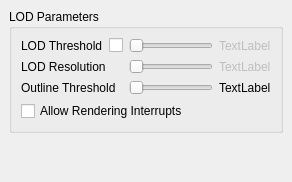
     <widget class="QWidget" name="tab_2" >
      <attribute name="title" >
       <string>LOD</string>
      </attribute>
      <layout class="QVBoxLayout" >
       <property name="margin" >
        <number>9</number>
       </property>
       <property name="spacing" >
        <number>6</number>
       </property>
       <item>
        <widget class="QGroupBox" name="lodParameters" >
         <property name="title" >
          <string>LOD Parameters</string>
         </property>
         <layout class="QGridLayout" >
          <property name="margin" >
           <number>9</number>
          </property>
          <property name="spacing" >
           <number>6</number>
          </property>
          <item row="3" column="0" colspan="2" >
           <widget class="QCheckBox" name="renderingInterrupts" >
            <property name="toolTip" >
             <string>&lt;html>&lt;head>&lt;meta name="qrichtext" content="1" />&lt;/head>&lt;body style=" white-space: pre-wrap; font-family:Sans Serif; font-size:9pt; font-weight:400; font-style:normal; text-decoration:none;">&lt;p style=" margin-top:0px; margin-bottom:0px; margin-left:0px; margin-right:0px; -qt-block-indent:0; text-indent:0px;">Toggle the use of render interrupts (when using MPI, this uses asynchronous messaging). When off, renders can not be interrupted.&lt;/p>&lt;/body>&lt;/html></string>
            </property>
            <property name="whatsThis" >
             <string>&lt;html>&lt;head>&lt;meta name="qrichtext" content="1" />&lt;/head>&lt;body style=" white-space: pre-wrap; font-family:Sans Serif; font-size:9pt; font-weight:400; font-style:normal; text-decoration:none;">&lt;p style=" margin-top:0px; margin-bottom:0px; margin-left:0px; margin-right:0px; -qt-block-indent:0; text-indent:0px;">Toggle the use of render interrupts (when using MPI, this uses asynchronous messaging). When off, renders can not be interrupted.&lt;/p>&lt;/body>&lt;/html></string>
            </property>
            <property name="text" >
             <string>Allow Rendering Interrupts</string>
            </property>
           </widget>
          </item>
          <item row="2" column="2" >
           <widget class="QLabel" name="outlineThresholdLabel" >
            <property name="enabled" >
             <bool>true</bool>
            </property>
            <property name="text" >
             <string>TextLabel</string>
            </property>
           </widget>
          </item>
          <item row="1" column="2" >
           <widget class="QLabel" name="lodResolutionLabel" >
            <property name="enabled" >
             <bool>false</bool>
            </property>
            <property name="text" >
             <string>TextLabel</string>
            </property>
           </widget>
          </item>
          <item row="0" column="2" >
           <widget class="QLabel" name="lodThresholdLabel" >
            <property name="enabled" >
             <bool>false</bool>
            </property>
            <property name="text" >
             <string>TextLabel</string>
            </property>
           </widget>
          </item>
          <item row="1" column="1" >
           <widget class="QSlider" name="lodResolution" >
            <property name="enabled" >
             <bool>false</bool>
            </property>
            <property name="toolTip" >
             <string>&lt;html>&lt;head>&lt;meta name="qrichtext" content="1" />&lt;/head>&lt;body style=" white-space: pre-wrap; font-family:Sans Serif; font-size:9pt; font-weight:400; font-style:normal; text-decoration:none;">&lt;p style=" margin-top:0px; margin-bottom:0px; margin-left:0px; margin-right:0px; -qt-block-indent:0; text-indent:0px;">This slider determines the resolution of the decimated level-of-detail models. The value is the dimension for each axis in the quadric clustering algorithm. &lt;b>Left:&lt;/b> Use slow high-resolution models. &lt;b>Right:&lt;/b> Use fast simple models.&lt;/p>&lt;/body>&lt;/html></string>
            </property>
            <property name="whatsThis" >
             <string>&lt;html>&lt;head>&lt;meta name="qrichtext" content="1" />&lt;/head>&lt;body style=" white-space: pre-wrap; font-family:Sans Serif; font-size:9pt; font-weight:400; font-style:normal; text-decoration:none;">&lt;p style=" margin-top:0px; margin-bottom:0px; margin-left:0px; margin-right:0px; -qt-block-indent:0; text-indent:0px;">This slider determines the resolution of the decimated level-of-detail models. The value is the dimension for each axis in the quadric clustering algorithm. &lt;b>Left:&lt;/b> Use slow high-resolution models. &lt;b>Right:&lt;/b> Use fast simple models.&lt;/p>&lt;/body>&lt;/html></string>
            </property>
            <property name="minimum" >
             <number>10</number>
            </property>
            <property name="maximum" >
             <number>160</number>
            </property>
            <property name="orientation" >
             <enum>Qt::Horizontal</enum>
            </property>
           </widget>
          </item>
          <item row="2" column="1" >
           <widget class="QSlider" name="outlineThreshold" >
            <property name="toolTip" >
             <string>&lt;html>&lt;head>&lt;meta name="qrichtext" content="1" />&lt;/head>&lt;body style=" white-space: pre-wrap; font-family:Sans Serif; font-size:9pt; font-weight:400; font-style:normal; text-decoration:none;">&lt;p style=" margin-top:0px; margin-bottom:0px; margin-left:0px; margin-right:0px; -qt-block-indent:0; text-indent:0px;">This slider determines the default representation to use for unstructured grid datasets. If the dataset has more cells than this threshold, then an outline is used. Otherwise, the surface is extracted. &lt;b>Left:&lt;/b> Use surface representation as default. &lt;b>Right:&lt;/b> Use outline representation as default.&lt;/p>&lt;/body>&lt;/html></string>
            </property>
            <property name="whatsThis" >
             <string>&lt;html>&lt;head>&lt;meta name="qrichtext" content="1" />&lt;/head>&lt;body style=" white-space: pre-wrap; font-family:Sans Serif; font-size:9pt; font-weight:400; font-style:normal; text-decoration:none;">&lt;p style=" margin-top:0px; margin-bottom:0px; margin-left:0px; margin-right:0px; -qt-block-indent:0; text-indent:0px;">This slider determines the default representation to use for unstructured grid datasets. If the dataset has more cells than this threshold, then an outline is used. Otherwise, the surface is extracted. &lt;b>Left:&lt;/b> Use surface representation as default. &lt;b>Right:&lt;/b> Use outline representation as default.&lt;/p>&lt;/body>&lt;/html></string>
            </property>
            <property name="minimum" >
             <number>0</number>
            </property>
            <property name="maximum" >
             <number>5000</number>
            </property>
            <property name="orientation" >
             <enum>Qt::Horizontal</enum>
            </property>
           </widget>
          </item>
          <item row="0" column="1" >
           <widget class="QSlider" name="lodThreshold" >
            <property name="enabled" >
             <bool>false</bool>
            </property>
            <property name="toolTip" >
             <string>&lt;html>&lt;head>&lt;meta name="qrichtext" content="1" />&lt;/head>&lt;body style=" white-space: pre-wrap; font-family:Sans Serif; font-size:9pt; font-weight:400; font-style:normal; text-decoration:none;">&lt;p style=" margin-top:0px; margin-bottom:0px; margin-left:0px; margin-right:0px; -qt-block-indent:0; text-indent:0px;">This slider determines whether to use decimated models during interaction. Threshold criteria is based on size of geometry in megabytes. &lt;b>Left:&lt;/b> Always use decimated models. &lt;b>Right:&lt;/b> Always use full resolution.&lt;/p>&lt;/body>&lt;/html></string>
            </property>
            <property name="whatsThis" >
             <string>&lt;html>&lt;head>&lt;meta name="qrichtext" content="1" />&lt;/head>&lt;body style=" white-space: pre-wrap; font-family:Sans Serif; font-size:9pt; font-weight:400; font-style:normal; text-decoration:none;">&lt;p style=" margin-top:0px; margin-bottom:0px; margin-left:0px; margin-right:0px; -qt-block-indent:0; text-indent:0px;">This slider determines whether to use decimated models during interaction. Threshold criteria is based on size of geometry in megabytes. &lt;b>Left:&lt;/b> Always use decimated models. &lt;b>Right:&lt;/b> Always use full resolution.&lt;/p>&lt;/body>&lt;/html></string>
            </property>
            <property name="maximum" >
             <number>1000</number>
            </property>
            <property name="orientation" >
             <enum>Qt::Horizontal</enum>
            </property>
           </widget>
          </item>
          <item row="2" column="0" >
           <widget class="QLabel" name="label_3" >
            <property name="text" >
             <string>Outline Threshold</string>
            </property>
           </widget>
          </item>
          <item row="1" column="0" >
           <widget class="QLabel" name="label_2" >
            <property name="text" >
             <string>LOD Resolution</string>
            </property>
           </widget>
          </item>
          <item row="0" column="0" >
           <layout class="QHBoxLayout" >
            <property name="margin" >
             <number>0</number>
            </property>
            <property name="spacing" >
             <number>6</number>
            </property>
            <item>
             <widget class="QLabel" name="label" >
              <property name="text" >
               <string>LOD Threshold</string>
              </property>
             </widget>
            </item>
            <item>
             <widget class="QCheckBox" name="enableLOD" >
              <property name="toolTip" >
               <string>Toggle use of LOD while interacting.</string>
              </property>
              <property name="text" >
               <string/>
              </property>
             </widget>
            </item>
           </layout>
          </item>
         </layout>
        </widget>
       </item>
       <item>
        <spacer>
         <property name="orientation" >
          <enum>Qt::Vertical</enum>
         </property>
         <property name="sizeHint" >
          <size>
           <width>20</width>
           <height>40</height>
          </size>
         </property>
        </spacer>
       </item>
      </layout>
     </widget>
